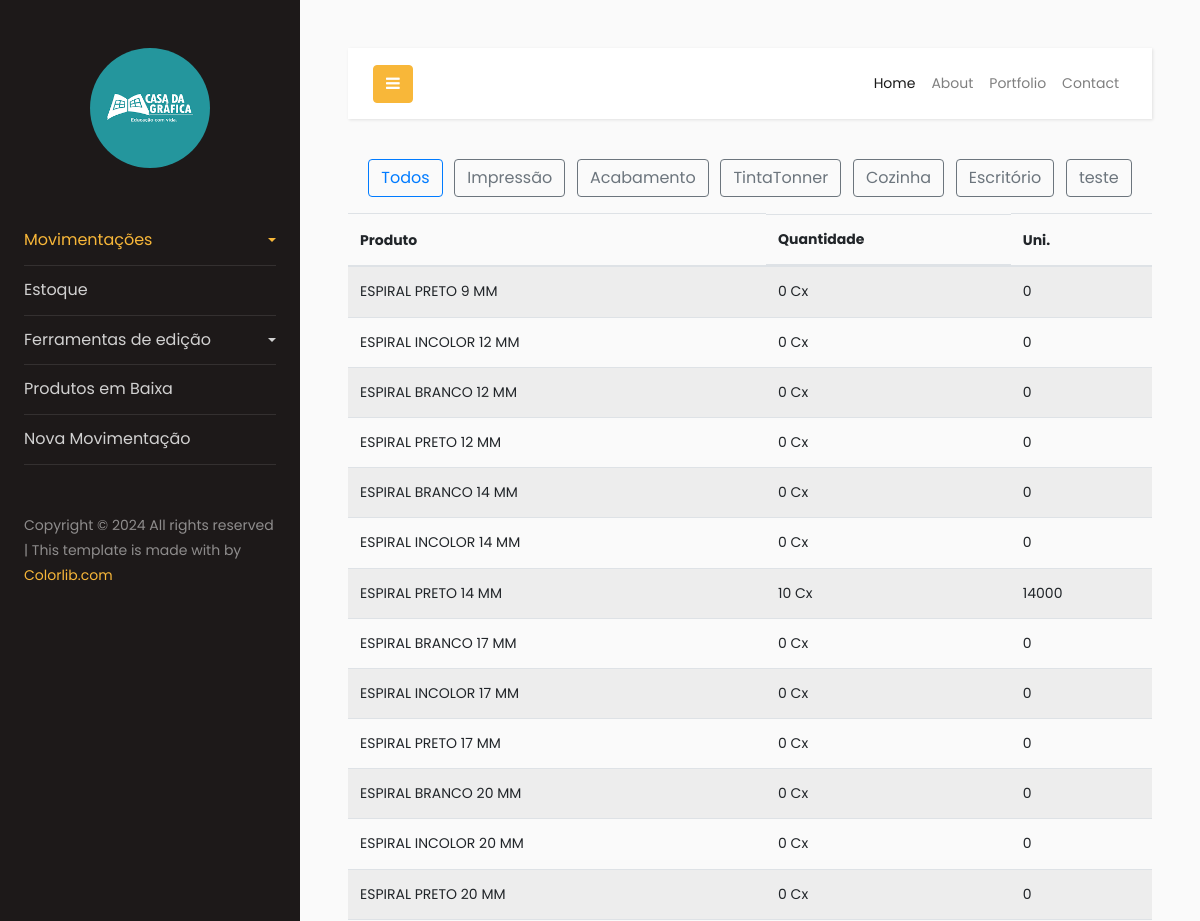
/estoque/ (signed in, upper part), run on an earlier commit of the app's database.
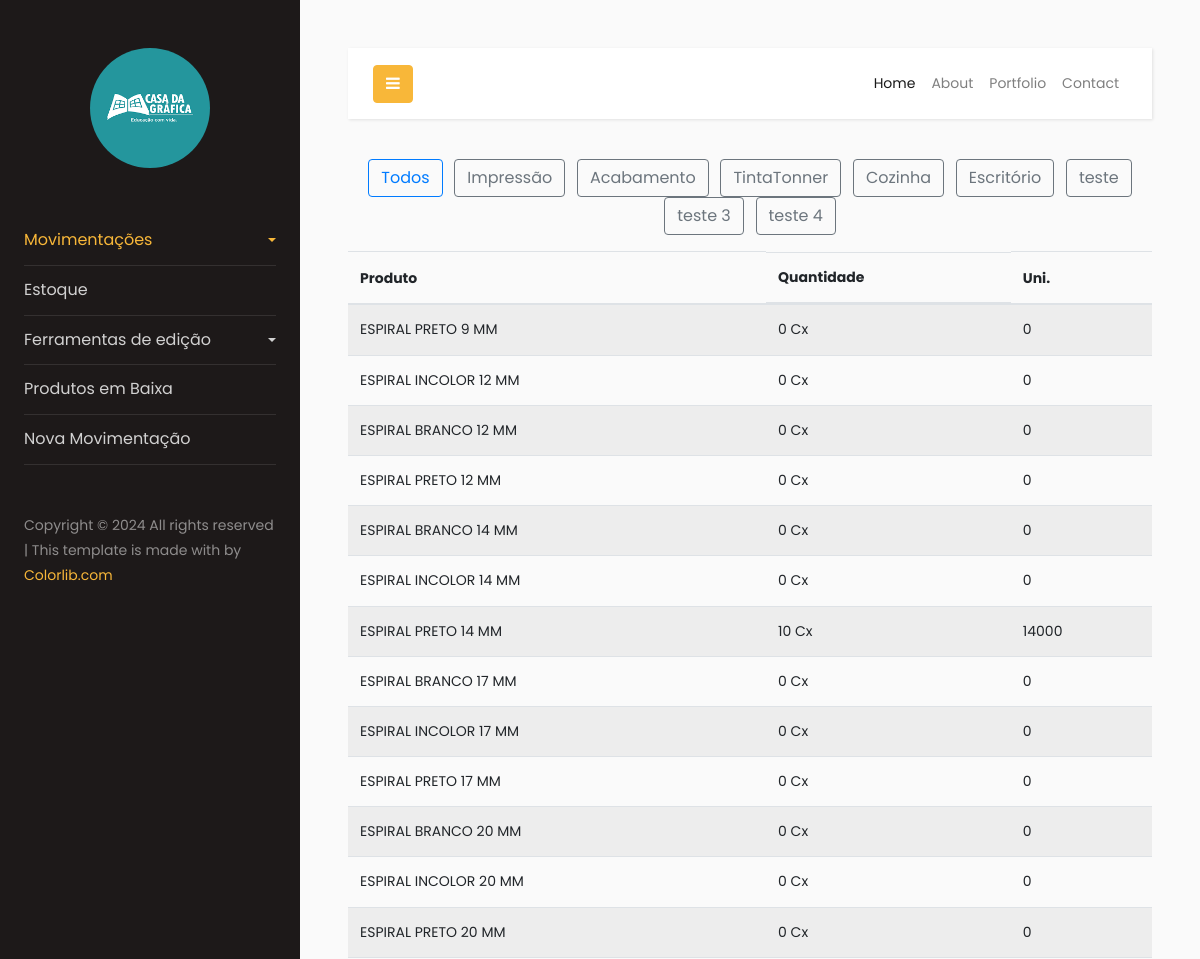
And on a later commit of the database.
### categoria/models.py (models this page shows, shortened)
class Categoria(models.Model):
    categoria = models.CharField(max_length=255)
    img = models.ImageField(upload_to='images/', null=True, blank=True)  # Novo campo de imagem
    data_cadastro = models.DateField(auto_now_add=True)

### produto/models.py (models this page shows, shortened)
class Estoque(models.Model):
    id_produto = models.ForeignKey(Produto, on_delete=models.CASCADE)
    qtde = models.IntegerField()
    data_cadastro = models.DateField(auto_now_add=True)

class Produto(models.Model):
    nome = models.CharField(max_length=255)
    FORMATO = [
        ('640x880', '640x880'),
        ('660x960', '660x960')
    ]
    formato = models.CharField(max_length=255, choices=FORMATO, null=True, blank=True)  # Permite nulo
    estoquemin = models.IntegerField()
    id_categoria = models.ForeignKey(Categoria, on_delete=models.CASCADE)
    id_formato = models.ForeignKey(Formato, on_delete=models.CASCADE)  # Formato está aqui
    unidades = models.IntegerField()
    data_cadastro = models.DateField(auto_now_add=True)

### formato/models.py (models this page shows, shortened)
class Formato(models.Model):
    formato = models.CharField(max_length=255)
    data_cadastro = models.DateField(auto_now_add=True)

### produto/views.py (the view)
# urls.py: path('estoque/', EstoqueListView.as_view(), name='estoque-list'),
class EstoqueListView(LoginRequiredMixin, ListView):
    model = Estoque
    template_name = 'estoque/estoque_list.html'
    context_object_name = 'estoques'
    def get_context_data(self, **kwargs):
        context = super().get_context_data(**kwargs)
        context['categorias'] = Categoria.objects.all()  # Obtém todas as categorias da base de dados
        estoques = context['estoques']
        for estoque in estoques:
            estoque.calculo = estoque.qtde * estoque.id_produto.unidades
        return context
    def get_queryset(self):
        queryset = super().get_queryset()
        categorias_filter = self.request.GET.get('categorias_filter')  # Parâmetro da URL
        if categorias_filter:
            queryset = queryset.filter(id_produto__id_categoria=categorias_filter)
        return queryset

### produto/templates/estoque/estoque_list.html (shortened to what this page needs)
<!DOCTYPE html>
<html lang="pt-br">
  {% include 'components/header/header.html' %}
  <body>
      <div class="mb-3 text-center">
        <form method="get" action="{% url 'estoque-list' %}">
          <button class="btn btn-outline-primary mx-1">Todos</button>
          {% for categoria in categorias %}
            <a class="btn btn-outline-secondary mx-1" href="?categorias_filter={{ categoria.id }}">{{ categoria.categoria }}</a>
          {% endfor %}
        </form>
      </div>
    <div class="table-responsive">
      <table class="table table-striped">
        <thead>
          <tr>
            <th scope="col">Produto</th>
            <th class="d d-md-block">Quantidade</th>
            <th scope="col">Uni.</th>
          </tr>
        </thead>
        <tbody>
          {% for estoque in estoques %}
            <tr>
              <td>{{ estoque.id_produto.nome }}</td>
              <td>{{ estoque.qtde }} {{ estoque.id_produto.id_formato.formato }}</td>
              <td>{{ estoque.calculo }}</td>
            </tr>
          {% empty %}
            <tr>
              <td colspan="5" class="text-center">Nenhum item no estoque.</td>
            </tr>
          {% endfor %}
        </tbody>
      </table>
    </div>
  </body>
  {% include 'components/footer/footer.html' %}
</html>

What changed in the data, as far as the page shows it:
added Categoria: categoria "teste 3"
added Categoria: categoria "teste 4"
